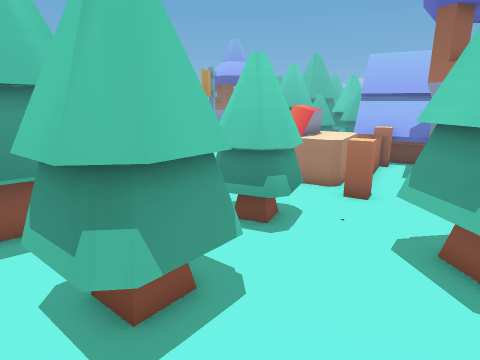
View 1 (above)

24 first-person views from a walk through a Godot game level. The camera is 1.4 m above the floor, tilts 14° down and sees 75° across. The floor is counted in squares, 0.43 m on a side. Each view is taken from the middle of a square. On the plan, view 1 faces up. The plan holds only what a view shows up to about 20 squares ahead; the rest is blank. The place goes on beyond the plan.

View 2
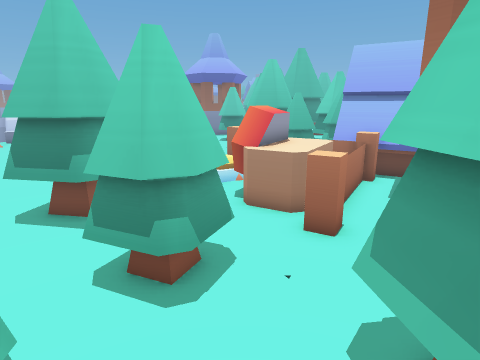

View 3
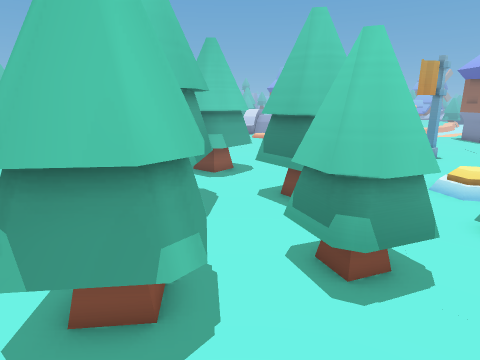

View 4
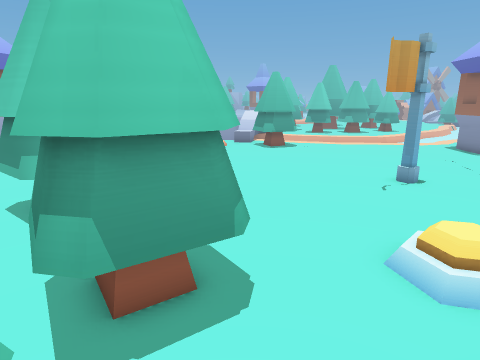

View 5
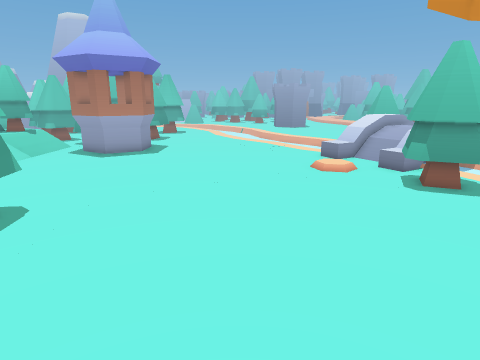

View 6
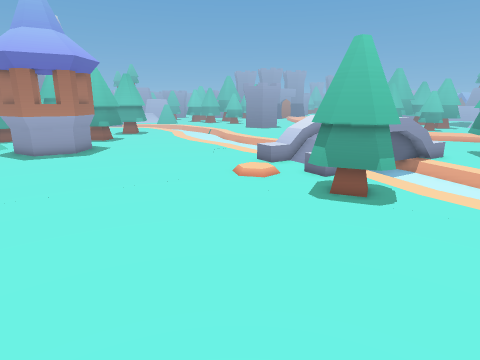

View 7
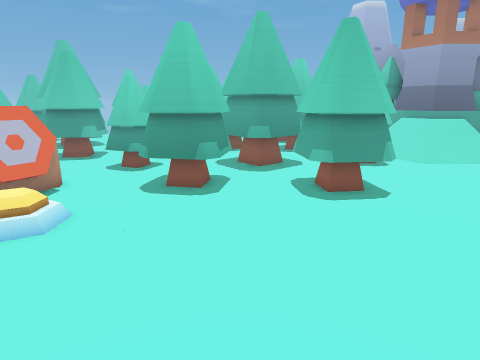

View 8
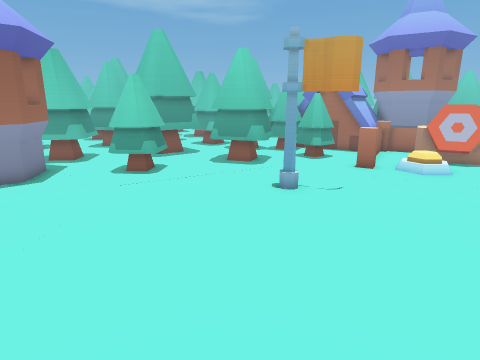

View 9
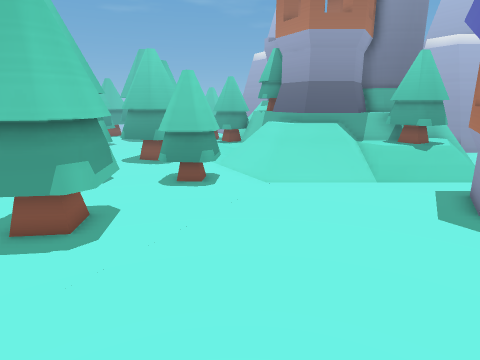

View 10
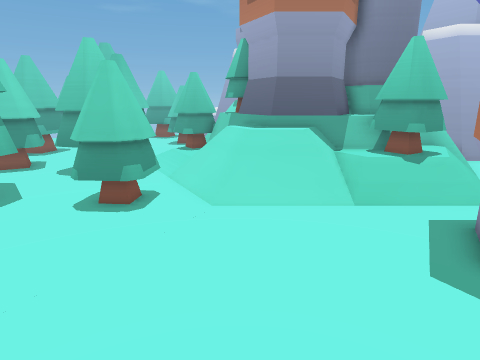

View 11
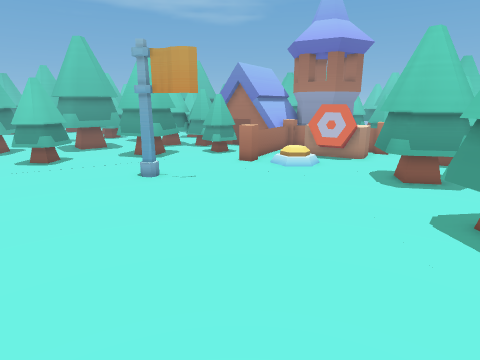

View 12
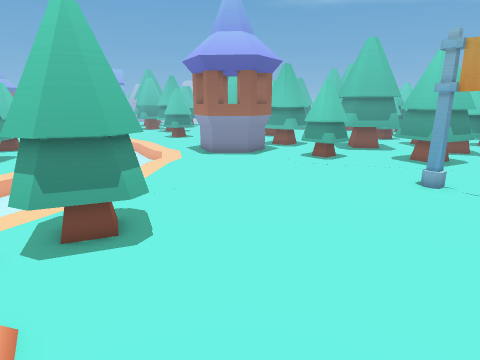

View 13
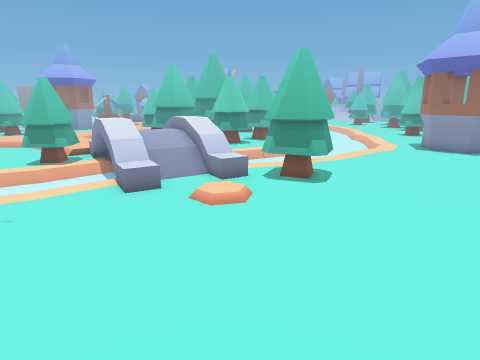

View 14
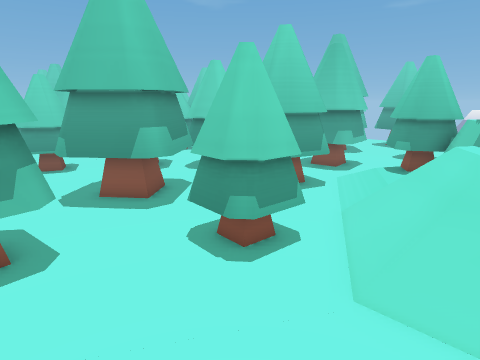

View 15
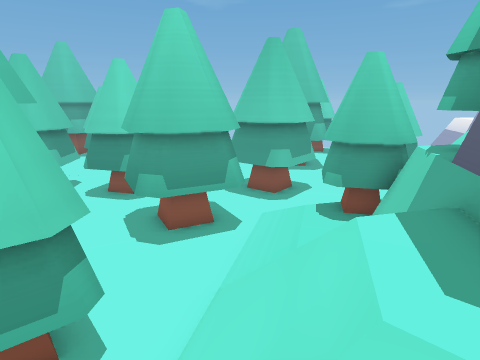

View 16
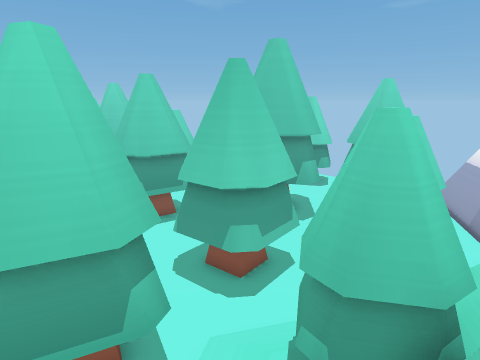

View 17
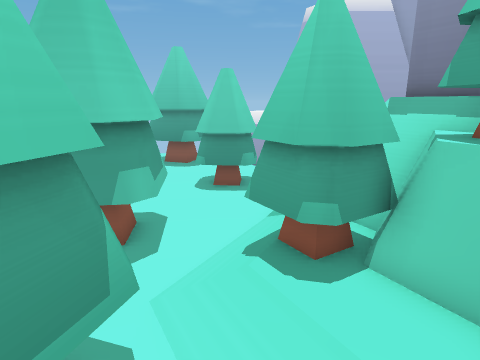

View 18
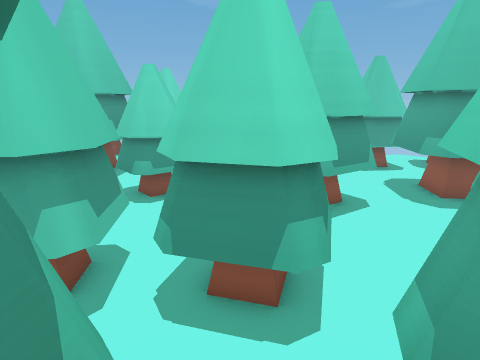

View 19
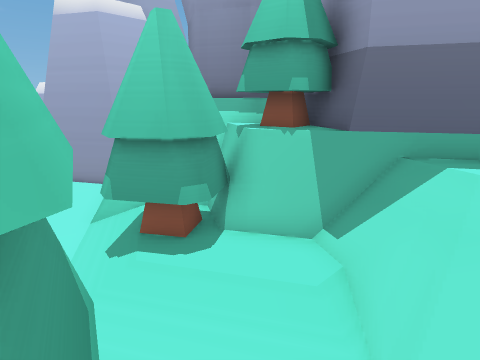

View 20
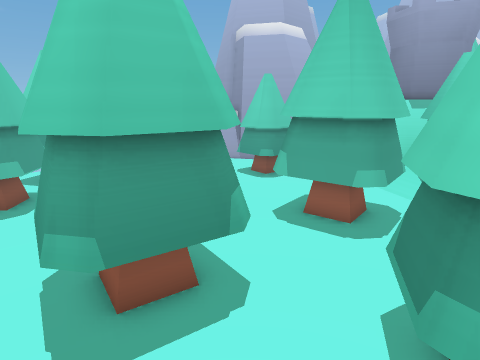

View 21
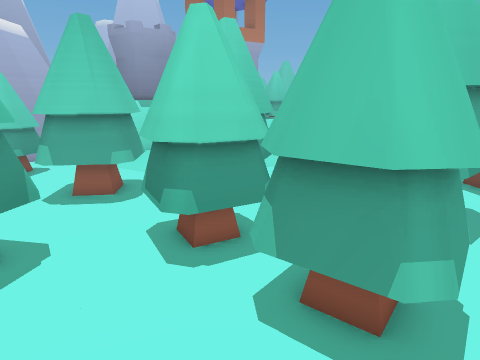

View 22
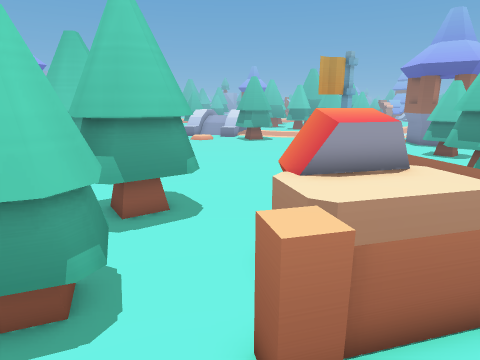

View 23
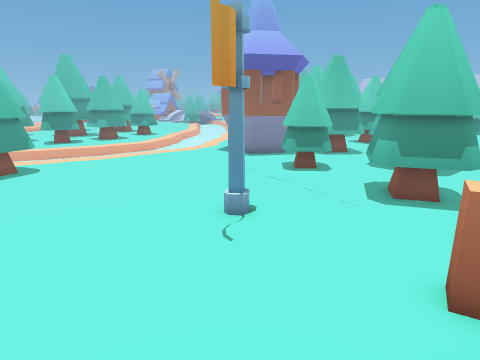

View 24
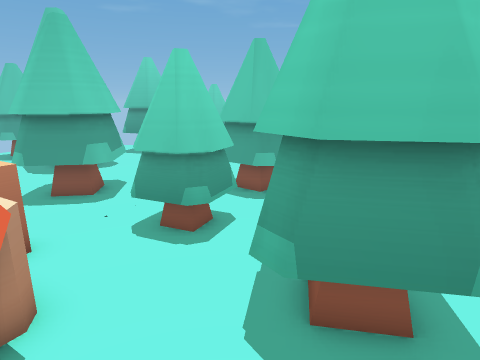

### Floor plan
Key: @ floor where view 1 was taken; # wall or solid block; . main floor; : floor 0.25 m higher than the main floor; - floor 0.25 m lower than the main floor; + floor 0.75 m higher than the main floor; * floor 1 m higher than the main floor; / step, stairs or slope; = window, fence, low wall or low ledge; ≈ liquid the walk keeps out of; ^ raised ledge; v drop or lower ground; T thing the floor can be seen under or through; F flag; W tower.
Columns run from 22 left of view 1 to 6 right of it. Each row starts with its distance up from view 1.
 35   /v         ≈≈≈≈≈≈≈WWWW.####
 34   /v--     ≈≈≈≈≈≈≈≈≈≈≈.......
 33   /*v    -.≈≈≈≈≈≈≈≈≈≈≈......
 32  ++/* -....≈≈≈≈≈≈≈≈≈≈.## ..#
 31 /++//=..  ............###=.##
 30 *//////  ##...........###..##
 29 v//////####.................#
 28 v//../.####.................
 27 .///./...=...............##
 26 ../..::..................##
 25 .....:..................=###
 24 ....................F.....##
 23 ....................F.......
 22 ...................F......=##
 21  .........................=##
 20  .......................=..=
 19  ......................===..
 18  ......................:..===
 17  ......................  ...=
 16  ......................: =^.
 15 W........... TT.........=#^^=
 14 WW.........TTTTT..TTT...=^^^=
 13 WW.........TTTTT..TTTT..^^^==
 12 WW..........TTTT..TTTT...^^=#
 11 WW..........TT ...TTT ....^=
 10 W..............TTT . =T#..=.
  9 .........###..#TTTT..###=...
  8 ////////.###.=#==TT .###.....
  7 #///////.## ..##=###===...###
  6 ##//**///.=....###  ##....###
  5 #==#***//......==  T###...##
  4 ^^####*///..##T=#TTTTTT...#
  3 ###  #=///.###TTTTTTTT......
  2      ##=::/##   TTTT.........
  1      ###==/.#  ..TTT...###..#
  0       #####/..........@## ..#
 -1       #=###.#TTT...##.     .#
 -2       #===..TTTT..####.    ..
 -3       ##=/..TTTT..####.    ##
 -4        #=/..T TT..#  #.   ##
 -5          .......#=#  =    #
 -6         ..=....####   ##
 -7         .####.###
 -8       #= ###=.##

Where each view was taken, in squares from view 1:
view 1: 0 up, 0 right, facing up
view 2: 3 up, 2 right, facing up
view 3: 3 up, 3 right, facing up-left
view 4: 10 up, 2 right, facing up-left
view 5: 21 up, 1 left, facing left
view 6: 25 up, 2 left, facing left
view 7: 25 up, 5 left, facing down
view 8: 26 up, 14 left, facing right
view 9: 21 up, 14 left, facing down
view 10: 18 up, 16 left, facing down
view 11: 20 up, 16 left, facing right
view 12: 21 up, 16 left, facing up-right
view 13: 15 up, 16 left, facing up
view 14: 13 up, 17 left, facing down-right
view 15: 8 up, 17 left, facing down-right
view 16: 4 up, 15 left, facing down-right
view 17: 5 up, 12 left, facing down
view 18: 6 up, 8 left, facing down-right
view 19: 5 up, 10 left, facing down-left
view 20: 2 up, 0 right, facing down-left
view 21: 3 up, 3 right, facing left
view 22: 8 up, 6 right, facing up-left
view 23: 15 up, 2 left, facing up
view 24: 17 up, 1 left, facing down
